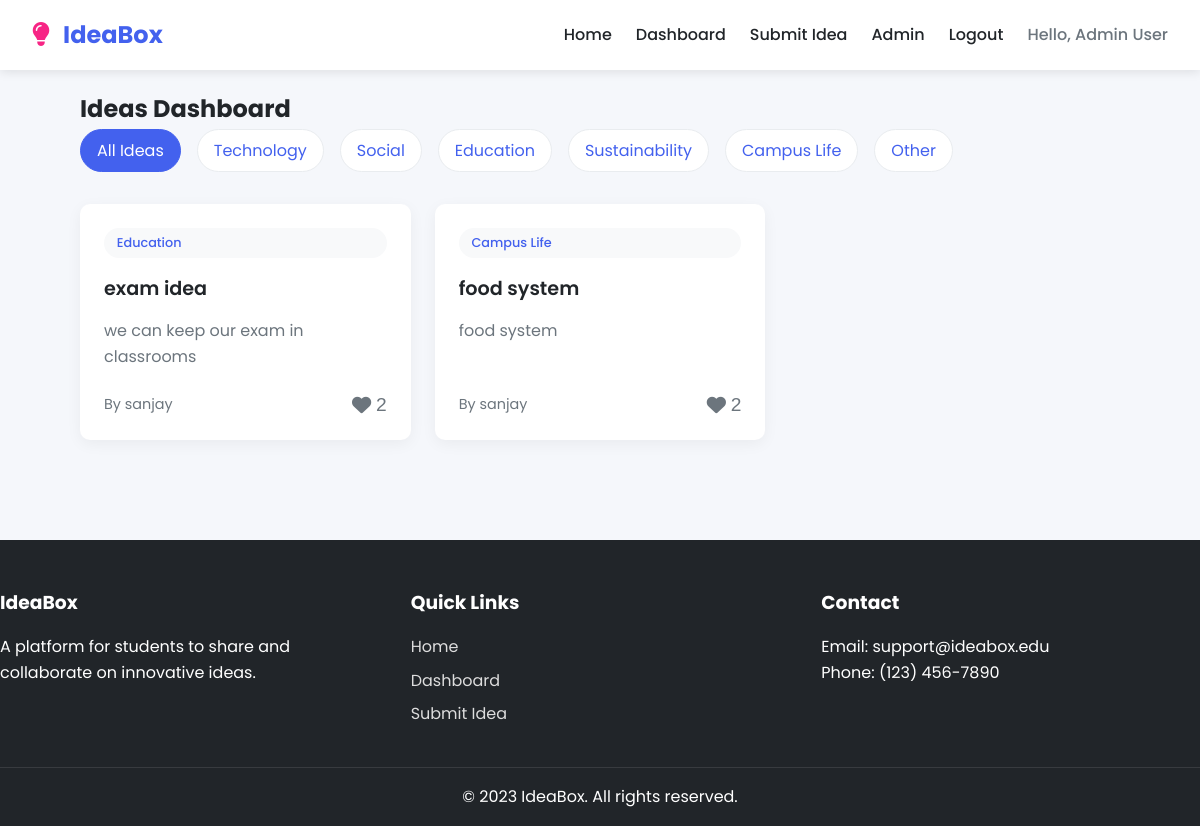
/dashboard.php (signed in), run on the app's committed database.
### tables this page shows
CREATE TABLE IF NOT EXISTS `categories` (
  `category_id` int NOT NULL AUTO_INCREMENT,
  `name` varchar(50) NOT NULL,
  PRIMARY KEY (`category_id`),
  UNIQUE KEY `name` (`name`)
);

CREATE TABLE IF NOT EXISTS `ideas` (
  `idea_id` int NOT NULL AUTO_INCREMENT,
  `user_id` int NOT NULL,
  `title` varchar(200) NOT NULL,
  `description` text NOT NULL,
  `category_id` int NOT NULL,
  `created_at` timestamp NULL DEFAULT CURRENT_TIMESTAMP,
  `status` enum('active','hidden') DEFAULT 'active',
  PRIMARY KEY (`idea_id`),
  KEY `user_id` (`user_id`),
  KEY `category_id` (`category_id`)
);

CREATE TABLE IF NOT EXISTS `users` (
  `user_id` int NOT NULL AUTO_INCREMENT,
  `name` varchar(100) NOT NULL,
  `student_id` varchar(20) NOT NULL,
  `email` varchar(100) NOT NULL,
  `password` varchar(255) NOT NULL,
  `role` enum('user','admin') DEFAULT 'user',
  `created_at` timestamp NULL DEFAULT CURRENT_TIMESTAMP,
  PRIMARY KEY (`user_id`),
  UNIQUE KEY `student_id` (`student_id`),
  UNIQUE KEY `email` (`email`)
);

### dashboard.php (the view, shortened to what this page needs)
<?php
include 'header.php';
require_once 'database.php';
$category_filter = isset($_GET['category']) ? $_GET['category'] : 'all';
$query = "
    SELECT ideas.*, users.name as author, categories.name as category_name,
    COUNT(votes.vote_id) as vote_count,
    EXISTS(SELECT 1 FROM votes WHERE votes.idea_id = ideas.idea_id AND votes.user_id = ?) as user_voted
    FROM ideas
    JOIN users ON ideas.user_id = users.user_id
    JOIN categories ON ideas.category_id = categories.category_id
    LEFT JOIN votes ON ideas.idea_id = votes.idea_id
    WHERE ideas.status = 'active'
";
$params = [$_SESSION['user_id']];
$query .= " GROUP BY ideas.idea_id ORDER BY ideas.created_at DESC";
$stmt = $pdo->prepare($query);
$stmt->execute($params);
$ideas = $stmt->fetchAll(PDO::FETCH_ASSOC);
$categories = $pdo->query("SELECT * FROM categories")->fetchAll(PDO::FETCH_ASSOC);
?>
<div class="container">
    <h2>Ideas Dashboard</h2>
    <div class="filters">
        <a href="dashboard.php" class="filter-btn <?php echo $category_filter == 'all' ? 'active' : ''; ?>">All Ideas</a>
        <?php foreach ($categories as $category): ?>
            <a href="dashboard.php?category=<?php echo urlencode($category['name']); ?>" class="filter-btn <?php echo $category_filter == $category['name'] ? 'active' : ''; ?>">
                <?php echo htmlspecialchars($category['name']); ?>
            </a>
        <?php endforeach; ?>
    </div>
    <div class="ideas-grid">
        <?php if (count($ideas) > 0): ?>
            <?php foreach ($ideas as $idea): ?>
                <div class="idea-card">
                    <span class="idea-category"><?php echo htmlspecialchars($idea['category_name']); ?></span>
                    <h3 class="idea-title"><?php echo htmlspecialchars($idea['title']); ?></h3>
                    <p class="idea-description"><?php echo htmlspecialchars($idea['description']); ?></p>
                    <div class="idea-meta">
                        <span class="idea-author">By <?php echo htmlspecialchars($idea['author']); ?></span>
                        <button class="vote-btn <?php echo $idea['user_voted'] ? 'voted' : ''; ?>" data-id="<?php echo $idea['idea_id']; ?>">
                            <i class="fas fa-heart"></i>
                            <span class="vote-count"><?php echo $idea['vote_count']; ?></span>
                        </button>
                    </div>
                </div>
            <?php endforeach; ?>
        <?php else: ?>
            <div class="card">
                <p>No ideas found in this category.</p>
            </div>
        <?php endif; ?>
    </div>
</div>
<?php include 'footer.php'; ?>
<html>
    <head>
    <link rel="stylesheet" type="text/css" href="style.css">
</head>
</html>

### header.php (shortened to what this page needs)
<!DOCTYPE html>
<html lang="en">
<head>
    <link rel="stylesheet" href="css/style.css">
    <link rel="stylesheet" href="https://cdnjs.cloudflare.com/ajax/libs/font-awesome/6.4.0/css/all.min.css">
</head>
<body>
    <header>
        <nav class="navbar">
            <div class="nav-container">
                <div class="nav-logo">
                    <a href="index.php"><i class="fas fa-lightbulb"></i> IdeaBox</a>
                </div>
                <div class="nav-menu">
                    <a href="index.php" class="nav-link">Home</a>
                    <?php if(isset($_SESSION['user_id'])): ?>
                        <a href="dashboard.php" class="nav-link">Dashboard</a>
                        <a href="submit_idea.php" class="nav-link">Submit Idea</a>
                        <?php if(isset($_SESSION['role']) && $_SESSION['role'] == 'admin'): ?>
                            <a href="admin.php" class="nav-link">Admin</a>
                        <?php endif; ?>
                        <a href="logout.php" class="nav-link">Logout</a>
                        <span class="nav-user">Hello, <?php echo htmlspecialchars($_SESSION['name']); ?></span>
                    <?php else: ?>
                        <a href="login.php" class="nav-link">Login</a>
                        <a href="register.php" class="nav-link">Register</a>
                    <?php endif; ?>
                </div>
            </div>
        </nav>
    </header>
    <main>

### footer.php (shortened to what this page needs)
    </main>
    <footer>
        <div class="footer-container">
            <div class="footer-section">
                <h3>IdeaBox</h3>
                <p>A platform for students to share and collaborate on innovative ideas.</p>
            </div>
            <div class="footer-section">
                <h3>Quick Links</h3>
                <ul>
                    <li><a href="index.php">Home</a></li>
                    <li><a href="dashboard.php">Dashboard</a></li>
                    <li><a href="submit_idea.php">Submit Idea</a></li>
                </ul>
            </div>
            <div class="footer-section">
                <h3>Contact</h3>
                <p>Email: support@ideabox.edu</p>
                <p>Phone: (123) 456-7890</p>
            </div>
        </div>
        <div class="footer-bottom">
            <p>&copy; 2023 IdeaBox. All rights reserved.</p>
        </div>
    </footer>
</body>
</html>

### style.css (style rules this page uses)
:root { --primary: #4361ee; --secondary: #3a0ca3; --accent: #f72585; --light: #f8f9fa; --dark: #212529; --success: #4cc9f0; --warning: #ffba08; --danger: #f94144; --gray: #6c757d; --light-gray: #e9ecef; }
* { margin: 0; padding: 0; box-sizing: border-box; }
body { font-family: 'Poppins', sans-serif; line-height: 1.6; color: var(--dark); background-color: #f5f7fb; }
a { text-decoration: none; color: var(--primary); }
.container { width: 90%; max-width: 1200px; margin: 0 auto; padding: 20px; }
.navbar { background-color: white; box-shadow: 0 2px 10px rgba(0, 0, 0, 0.1); position: sticky; top: 0; z-index: 100; }
.nav-container { display: flex; justify-content: space-between; align-items: center; padding: 1rem 2rem; }
.nav-logo a { font-size: 1.5rem; font-weight: 700; color: var(--primary); }
.nav-logo i { margin-right: 0.5rem; color: var(--accent); }
.nav-menu { display: flex; align-items: center; gap: 1.5rem; }
.nav-link { color: var(--dark); font-weight: 500; transition: color 0.3s; }
.nav-user { font-weight: 500; color: var(--gray); }
.ideas-grid { display: grid; grid-template-columns: repeat(auto-fill, minmax(300px, 1fr)); gap: 1.5rem; margin: 2rem 0; }
.idea-card { background: white; border-radius: 10px; box-shadow: 0 4px 15px rgba(0, 0, 0, 0.05); padding: 1.5rem; transition: transform 0.3s, box-shadow 0.3s; height: 100%; display: flex; flex-direction: column; }
.idea-category { display: inline-block; background-color: var(--light); color: var(--primary); padding: 0.3rem 0.8rem; border-radius: 50px; font-size: 0.8rem; font-weight: 500; margin-bottom: 1rem; }
.idea-title { font-size: 1.2rem; font-weight: 600; margin-bottom: 0.8rem; color: var(--dark); }
.idea-description { color: var(--gray); margin-bottom: 1.5rem; flex-grow: 1; }
.idea-meta { display: flex; justify-content: space-between; align-items: center; margin-top: auto; }
.idea-author { font-size: 0.9rem; color: var(--gray); }
.vote-btn { background: none; border: none; color: var(--gray); cursor: pointer; font-size: 1.2rem; transition: color 0.3s; display: flex; align-items: center; gap: 0.3rem; }
.vote-count { font-weight: 500; }
.filters { display: flex; gap: 1rem; margin-bottom: 2rem; flex-wrap: wrap; }
.filter-btn { padding: 0.5rem 1rem; background-color: white; border: 1px solid var(--light-gray); border-radius: 50px; cursor: pointer; transition: all 0.3s; }
.filter-btn:hover, .filter-btn.active { background-color: var(--primary); color: white; border-color: var(--primary); }
footer { background-color: var(--dark); color: white; padding: 3rem 0 1rem; margin-top: 3rem; }
.footer-container { display: grid; grid-template-columns: repeat(auto-fit, minmax(250px, 1fr)); gap: 2rem; margin-bottom: 2rem; }
.footer-section h3 { margin-bottom: 1rem; color: white; }
.footer-section ul { list-style: none; }
.footer-section ul li { margin-bottom: 0.5rem; }
.footer-section a { color: #ddd; transition: color 0.3s; }
.footer-bottom { text-align: center; padding-top: 1rem; border-top: 1px solid rgba(255, 255, 255, 0.1); }

### data on the page
categories: name "Technology"
categories: name "Social"
categories: name "Education"
categories: name "Sustainability"
categories: name "Campus Life"
categories: name "Other"
ideas: category.name "Education", title "exam idea", description "we can keep our exam in classrooms", user.name "sanjay", vote_count "2"
ideas: category.name "Campus Life", title "food system", description "food system", user.name "sanjay", vote_count "2"

### other printed values
$_SESSION['name'] "Admin User"
